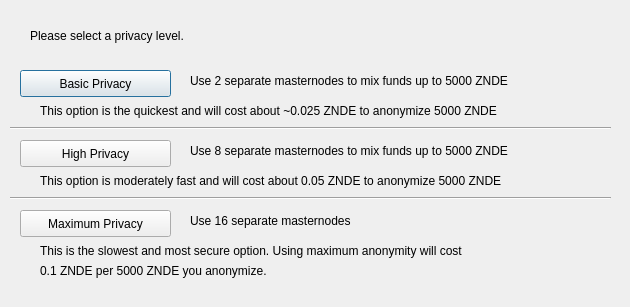
<?xml version="1.0" encoding="UTF-8"?>
<ui version="4.0">
 <class>ObfuscationConfig</class>
 <widget class="QDialog" name="ObfuscationConfig">
  <property name="geometry">
   <rect>
    <x>0</x>
    <y>0</y>
    <width>630</width>
    <height>307</height>
   </rect>
  </property>
  <property name="windowTitle">
   <string>Configure Obfuscation</string>
  </property>
  <widget class="QPushButton" name="buttonBasic">
   <property name="geometry">
    <rect>
     <x>20</x>
     <y>70</y>
     <width>151</width>
     <height>27</height>
    </rect>
   </property>
   <property name="text">
    <string>Basic Privacy</string>
   </property>
  </widget>
  <widget class="QPushButton" name="buttonHigh">
   <property name="geometry">
    <rect>
     <x>20</x>
     <y>140</y>
     <width>151</width>
     <height>27</height>
    </rect>
   </property>
   <property name="text">
    <string>High Privacy</string>
   </property>
  </widget>
  <widget class="QPushButton" name="buttonMax">
   <property name="geometry">
    <rect>
     <x>20</x>
     <y>210</y>
     <width>151</width>
     <height>27</height>
    </rect>
   </property>
   <property name="text">
    <string>Maximum Privacy</string>
   </property>
  </widget>
  <widget class="QLabel" name="label">
   <property name="geometry">
    <rect>
     <x>30</x>
     <y>20</y>
     <width>571</width>
     <height>31</height>
    </rect>
   </property>
   <property name="text">
    <string>Please select a privacy level.</string>
   </property>
  </widget>
  <widget class="QLabel" name="label_2">
   <property name="geometry">
    <rect>
     <x>190</x>
     <y>70</y>
     <width>421</width>
     <height>21</height>
    </rect>
   </property>
   <property name="text">
    <string>Use 2 separate masternodes to mix funds up to 5000 ZNDE</string>
   </property>
  </widget>
  <widget class="QLabel" name="label_3">
   <property name="geometry">
    <rect>
     <x>190</x>
     <y>140</y>
     <width>411</width>
     <height>21</height>
    </rect>
   </property>
   <property name="text">
    <string>Use 8 separate masternodes to mix funds up to 5000 ZNDE</string>
   </property>
  </widget>
  <widget class="QLabel" name="label_4">
   <property name="geometry">
    <rect>
     <x>190</x>
     <y>210</y>
     <width>421</width>
     <height>21</height>
    </rect>
   </property>
   <property name="text">
    <string>Use 16 separate masternodes</string>
   </property>
  </widget>
  <widget class="QLabel" name="label_6">
   <property name="geometry">
    <rect>
     <x>40</x>
     <y>100</y>
     <width>561</width>
     <height>21</height>
    </rect>
   </property>
   <property name="text">
    <string>This option is the quickest and will cost about ~0.025 ZNDE to anonymize 5000 ZNDE</string>
   </property>
  </widget>
  <widget class="QLabel" name="label_7">
   <property name="geometry">
    <rect>
     <x>40</x>
     <y>170</y>
     <width>561</width>
     <height>21</height>
    </rect>
   </property>
   <property name="text">
    <string>This option is moderately fast and will cost about 0.05 ZNDE to anonymize 5000 ZNDE</string>
   </property>
  </widget>
  <widget class="QLabel" name="label_8">
   <property name="geometry">
    <rect>
     <x>40</x>
     <y>240</y>
     <width>561</width>
     <height>21</height>
    </rect>
   </property>
   <property name="text">
    <string>This is the slowest and most secure option. Using maximum anonymity will cost</string>
   </property>
  </widget>
  <widget class="QLabel" name="label_9">
   <property name="geometry">
    <rect>
     <x>40</x>
     <y>260</y>
     <width>561</width>
     <height>21</height>
    </rect>
   </property>
   <property name="text">
    <string>0.1 ZNDE per 5000 ZNDE you anonymize.</string>
   </property>
  </widget>
  <widget class="Line" name="line">
   <property name="geometry">
    <rect>
     <x>10</x>
     <y>120</y>
     <width>601</width>
     <height>16</height>
    </rect>
   </property>
   <property name="orientation">
    <enum>Qt::Horizontal</enum>
   </property>
  </widget>
  <widget class="Line" name="line_2">
   <property name="geometry">
    <rect>
     <x>10</x>
     <y>190</y>
     <width>601</width>
     <height>16</height>
    </rect>
   </property>
   <property name="orientation">
    <enum>Qt::Horizontal</enum>
   </property>
  </widget>
 </widget>
 <resources/>
 <connections/>
</ui>
